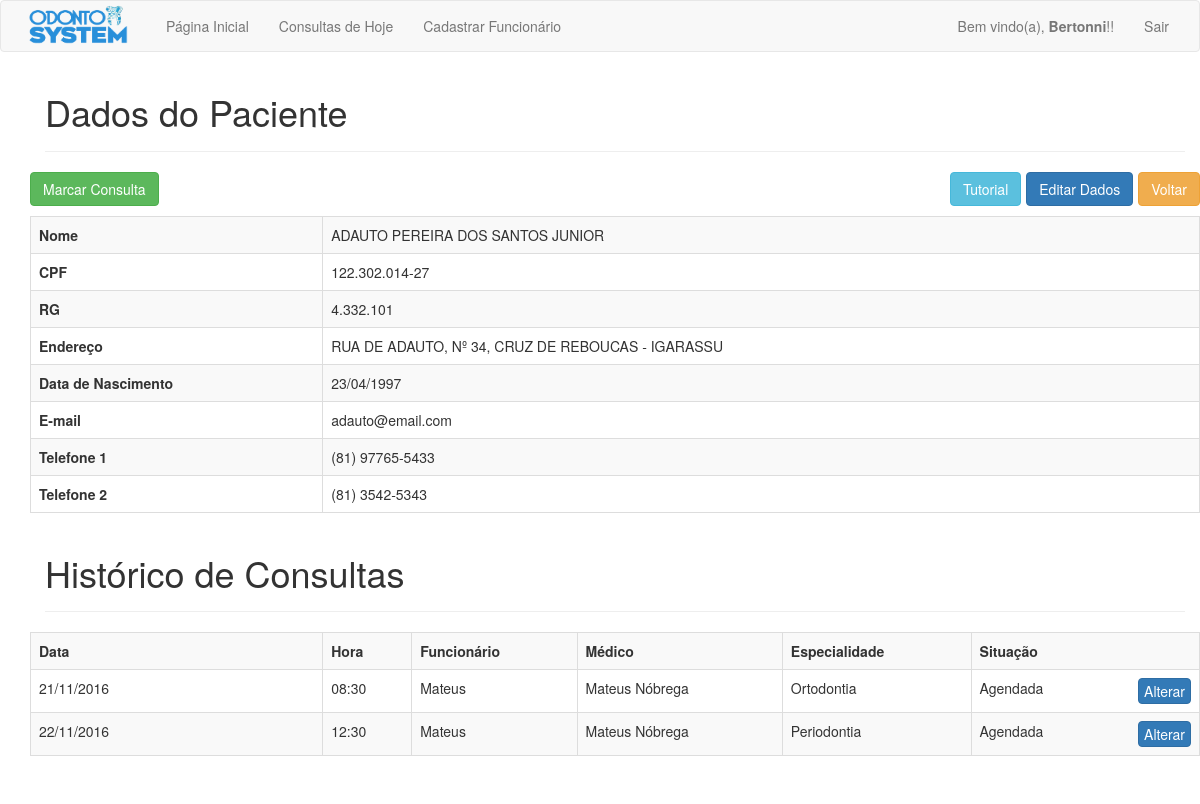
The page /php/paciente.php?id=10 (signed in) on the database its author committed.
### tables this page shows
CREATE TABLE `pacientes` (
  `pac_id` int(11) NOT NULL,
  `pac_nome` varchar(100) NOT NULL,
  `pac_endereco` varchar(200) NOT NULL,
  `pac_rg` varchar(15) DEFAULT NULL,
  `pac_cpf` varchar(15) DEFAULT NULL,
  `pac_email` varchar(50) NOT NULL,
  `pac_data_nasc` date NOT NULL,
  `pac_telefone_1` varchar(15) NOT NULL,
  `pac_telefone_2` varchar(15) DEFAULT NULL
);

CREATE TABLE `agendamentos` (
  `agd_id` int(11) NOT NULL,
  `agd_fun_id` int(11) NOT NULL,
  `agd_pac_id` int(11) NOT NULL,
  `agd_data` date NOT NULL,
  `agd_hora` varchar(6) NOT NULL,
  `agd_status` varchar(10) NOT NULL,
  `agd_medico` varchar(50) NOT NULL,
  `agd_especialidade` varchar(50) NOT NULL
);

CREATE TABLE `funcionarios` (
  `fun_id` int(11) NOT NULL,
  `fun_nome` varchar(100) NOT NULL,
  `fun_data_nasc` date NOT NULL,
  `fun_usuario` varchar(20) NOT NULL,
  `fun_senha` varchar(256) NOT NULL,
  `fun_role` varchar(15) NOT NULL,
  `fun_secret_question` varchar(200) NOT NULL,
  `fun_secret_answer` varchar(256) NOT NULL
);

### php/paciente.php (the view, shortened to what this page needs)
<?php
require_once 'cabecalho.php';
$id = $_GET['id'];
$sql = "SELECT * FROM pacientes WHERE pac_id = '$id'";
$result = mysqli_query($connection, $sql);
$array = mysqli_fetch_array($result);
if(isLogged()) {
	?>
	<div class="container marketing">
		<div class="container theme-showcase" role="main">
			<div id="cadastro_pac" class="page-header">
				<h1>Dados do Paciente</h1>
			</div>
			<div class="row">
				<a href="busca.php" class="btn btn-warning voltar">Voltar</a>
				<a href="consulta.php?id=<?=$id?>" class="btn btn-success marcar" data-step="1" data-intro="Clique aqui para marcar uma consulta para o paciente" data-position='top'>Marcar Consulta</a>
				<a href="editar_dados.php?id=<?=$id?>" class="btn btn-primary editar voltar" data-step="2" data-intro="Clique aqui para editar os dados pessoais do paciente" data-position='left'>Editar Dados</a>
				<a class="btn btn-info editar" href="javascript:void(0);" onclick="javascript:introJs().setOption('showProgress', true).start();">Tutorial</a>
			<table class='table table-striped table-bordered'>
				<tr>
					<td class='td_one'><b>Nome</b></td>
					<td><?= $array['pac_nome'] ?></td>
				</tr>
				<tr>
					<td class='td_one'><b>CPF</b></td>
					<td><?= $array['pac_cpf'] ?></td>
				</tr>
				<tr>
					<td class='td_one'><b>RG</b></td>
					<td><?= $array['pac_rg'] ?></td>
				</tr>
				<tr>
					<td class='td_one'><b>Endereço</b></td>
					<td><?= $array['pac_endereco'] ?></td>
				</tr>
				<tr>
					<td class='td_one'><b>Data de Nascimento</b></td>
					<td><?= date_format(new DateTime($array['pac_data_nasc']), "d/m/Y") ?></td>
				</tr>
				<tr>
					<td class='td_one'><b>E-mail</b></td>
					<td><?= $array['pac_email'] ?></td>
				</tr>
				<tr>
					<td class='td_one'><b>Telefone 1</b></td>
					<td><?= $array['pac_telefone_1'] ?></td>
				</tr>
				<tr>
					<td class='td_one'><b>Telefone 2</b></td>
					<td><?= $array['pac_telefone_2'] ?></td>
				</tr>
			</table>
		</div>
		<?php
			$sql = "SELECT * FROM agendamentos WHERE agd_pac_id = '$id' ORDER BY agd_data ASC";
			$result = mysqli_query($connection, $sql);
			$rows = mysqli_num_rows($result);
			if($rows != 0) {
				?>
				<div id="cadastro_pac" class="page-header">
					<h1>Histórico de Consultas</h1>
				</div>
				<div class="row">
					<table class='table table-striped table-bordered'>
						<tr>
							<th>Data</th>
							<th>Hora</th>
							<th>Funcionário</th>
							<th>Médico</th>
							<th>Especialidade</th>
							<th>Situação</th>
						</tr>
						<?php
			while($consultas = mysqli_fetch_array($result)) {
				$id_consulta = $consultas['agd_id'];
				$id_func = $consultas['agd_fun_id'];
				$medico = $consultas['agd_medico'];
				$especialidade = $consultas['agd_especialidade'];
				$sql = "SELECT fun_usuario FROM funcionarios WHERE fun_id = '$id_func'";
				$resultado = mysqli_query($connection, $sql);
				$arr = mysqli_fetch_array($resultado);
				$funcionario = $arr['fun_usuario'];
				?>
				<tr>
					<td class='td_one'><?= date_format(new DateTime($consultas['agd_data']), "d/m/Y") ?></td>
					<td><?= $consultas['agd_hora'] ?></td>
					<td><?= $funcionario ?></td>
					<td><?= $medico ?></td>
					<td><?= $especialidade ?></td>
					<td>
						<?= $consultas['agd_status'] ?>
						<a class='btn btn-primary alterar marcar' href='editar_status_consulta.php?id=<?=$id?>&consulta=<?=$id_consulta?>' data-step="3" data-intro="Clique aqui para alterar dia, hora, médico ou situação da consulta marcada" data-position='left'>Alterar</a>
					</td>
				</tr>
				<?php
			}
		} else {
		echo	"
					<div id='cadastro' class='page-header'>
						<h2>Não há consultas marcadas para esse paciente</h2>
					</div>
				";
		}
		?>
	</table>
</div>
</div>
<br>
<br>
	<?php
}
require_once 'rodape.php';
?>

### css/meuEstilo.css (style rules this page uses)
.td_one { width: 25%; }
.marcar { float: left; color: white; }
.voltar { margin-bottom: 10px; float: right; margin-left: 5px; }
.editar { float: right; }
.page-header { margin-top: 10px; }
.alterar { color: white; padding: 2px 5px; float: right; }

### rows shown on the page
pacientes: pac_nome "ADAUTO PEREIRA DOS SANTOS JUNIOR", pac_cpf "122.302.014-27", pac_rg "4.332.101", pac_endereco "RUA DE ADAUTO, Nº 34, CRUZ DE REBOUCAS - IGARASSU", pac_data_nasc "23/04/1997", pac_email "adauto@email.com", pac_telefone_1 "(81) 97765-5433", pac_telefone_2 "(81) 3542-5343"
agendamentos: agd_data "21/11/2016", agd_hora "08:30", agd_fun.fun_usuario "Mateus", agd_medico "Mateus Nóbrega", agd_especialidade "Ortodontia", agd_status "Agendada"
agendamentos: agd_data "22/11/2016", agd_hora "12:30", agd_fun.fun_usuario "Mateus", agd_medico "Mateus Nóbrega", agd_especialidade "Periodontia", agd_status "Agendada"

### other values the page prints
$_SESSION['usuario'] "Bertonni"
